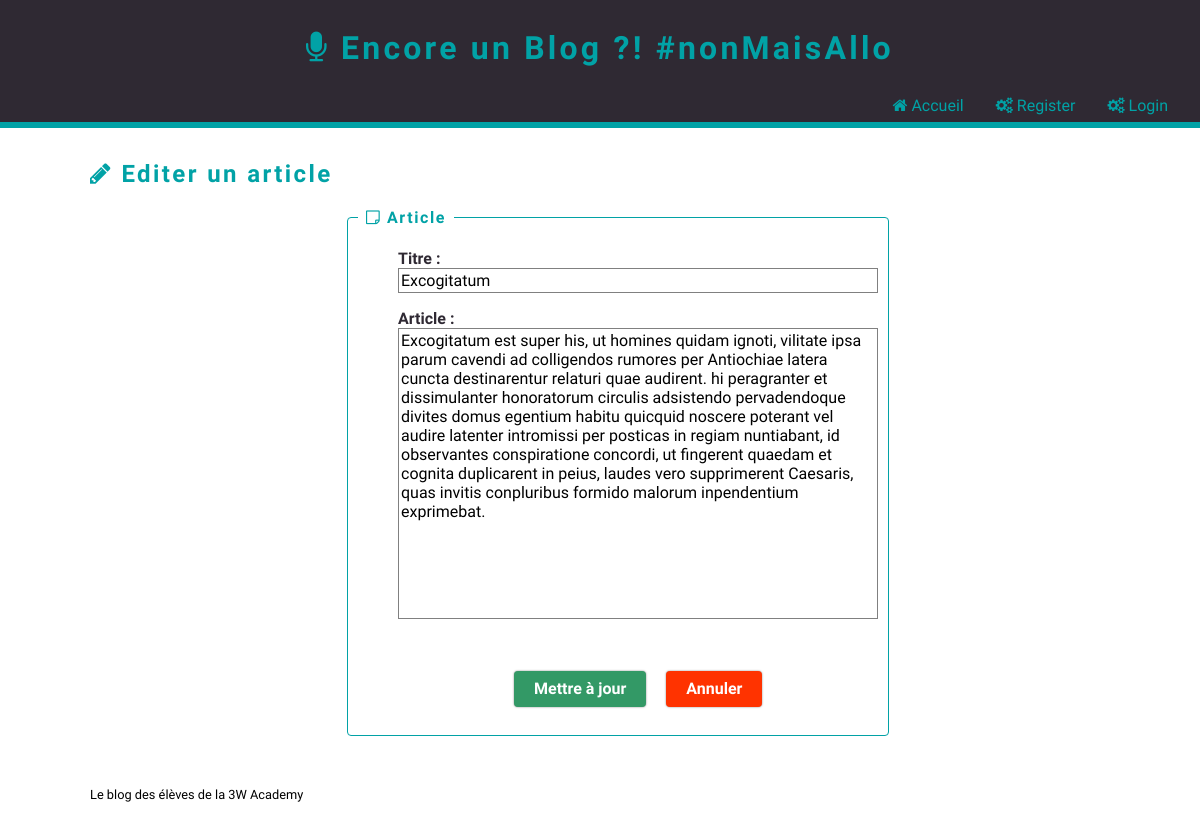
Screenshot of /upload.php?id=17 with the database file from the repository.
### tables this page shows
CREATE TABLE `Post` (
  `post_id` int(11) NOT NULL,
  `post_title` varchar(100) NOT NULL,
  `post_contents` text NOT NULL,
  `post_dateCreation` datetime NOT NULL,
  `author_id` int(11) NOT NULL,
  `category_id` int(11) NOT NULL
);

### upload.phtml (the view)
<h2><i class="fa fa-pencil"></i> Editer un article</h2>
<form class="generic-form" action="upload.php?id=<?=$_GET["id"]?>" method="post">
    <fieldset>
        <legend><i class="fa fa-sticky-note-o"></i> Article</legend>
        <ul>
            <li>
                <label for="title" >Titre :</label>
                <input type="text" id="title" name="title" value="<?=$postUpload['post_title']?>" data-idvalue="<?=$postUpload['post_id']?>">
            </li>
            <li>
                <label class="textarea" for="contents">Article :</label>
                <textarea id="contents" name="contents" rows="15"><?=$postUpload['post_contents']?></textarea>
            </li>
            <li>
                <button class="button button-primary" type="submit" >Mettre à jour</button>
                <a class="button button-cancel" href="index.php">Annuler</a>
            </li>
        </ul>
    </fieldset>
</form>

### upload.php (shortened to what this page needs)
<?php
$pdo = new PDO('mysql:host=localhost;dbname=blog', 'root', 'troiswa');
$pdo->exec('SET NAMES UTF8');
if(empty($_POST) == false){
    $query = $pdo->prepare
    (
        'UPDATE `Post`
        SET post_title=?, post_contents=?
        WHERE post_id=?'
    );
    $query->execute([$_POST['title'], $_POST['contents'], $_GET['id']]);
    header("Location:admin.php");
    exit();
} else {
    $query = $pdo->prepare
    (
        'SELECT `post_id`, `post_title`, `post_contents`  FROM `Post`WHERE post_id=?'
    );
    $query->execute([$_GET['id']]);
    $postUpload = $query->fetch(PDO::FETCH_ASSOC);
    include 'layout.phtml';
}
?>

### layout.phtml (shortened to what this page needs)
<!DOCTYPE html>
<html lang="fr">
<head>
    <link rel="stylesheet" href="css/normalize-3.0.3.min.css">
    <link rel="stylesheet" href="css/font-awesome.min.css">
    <link rel="stylesheet" href="css/blog-main.css">
    <link rel="stylesheet" href="css/blog-theme.css">
    <link rel="stylesheet" href="css/ui-button.css">
    <link rel="stylesheet" href="css/ui-form.css">
</head>
<body>
    <header class="blog-header">
        <h1><a href="index.php"><i class="fa fa-microphone"></i> Encore un Blog ?! #nonMaisAllo</a></h1>
        <nav>
            <?php if(empty($_SESSION)) {?>
            <a href="login.php"><i class="fa fa-cogs"></i> Login</a>
            <a href="register.php"><i class="fa fa-cogs"></i> Register</a>
            <?php };?>
            <a href="index.php"><i class="fa fa-home"></i> Accueil</a>
        </nav>
    </header>
      <main>
        <?php include $template.'.phtml' ?>
    </main>
    <footer class="blog-footer">
        <small>Le blog des élèves de la 3W Academy</small>
    </footer>
</body>
</html>

### css/blog-main.css (style rules this page uses)
* { box-sizing: border-box; }
a { text-decoration: none; }
form { margin-top: 2em; }
form fieldset { border-radius: 4px; }
form fieldset legend { padding: 0 0.5em; }

### css/blog-theme.css (style rules this page uses)
a { color: #01A2A6; transition: all 0.25s; }
body { background: url('../images/theme/paper.png') repeat; font-family: 'Dosis', sans-serif; }
h1 { height: 96px; margin: 0; font-family: 'Amatic SC', cursive; line-height: 96px; text-align: center; }
h1, h2 { color: #01A2A6; letter-spacing: 0.1em; }
header { height: 128px; margin-bottom: 2em; background-color: #2F2933; border-bottom: 6px solid #01A2A6; }
header nav a { float: right; margin-right: 2em; }
footer, main { margin: 0 auto; width: 85%; }
footer { margin-bottom: 3em; margin-top: 3em; }

### css/ui-button.css (style rules this page uses)
.button { display: inline-block; padding: 0.375em 1.25em; border: none; border-radius: 4px; box-shadow: 0 0 2px 0 rgba(0, 0, 0, 0.5); font-weight: bold; line-height: 1.5em; text-decoration: none; transition: background-color 0.25s, box-shadow 0.25s; }
.button + .button { margin-left: 1em; }
.button-cancel { background-color: #FF3300; color: white; }
.button-primary { background-color: #339966; color: white; }

### css/ui-form.css (style rules this page uses)
.generic-form { margin: 0 auto; width: 50%; }
.generic-form fieldset { border-color: #01A2A6; }
.generic-form fieldset legend { color: #01A2A6; font-weight: bold; letter-spacing: 0.1em; }
.generic-form input[type="password"], .generic-form input[type="text"], .generic-form select, .generic-form textarea { padding: 2px; border: 1px solid grey; transition: background-color 0.33s; }
.generic-form input[type="password"], .generic-form input[type="text"], .generic-form select, .generic-form textarea { width: 30em; }
.generic-form textarea { resize: none; }
.generic-form ul { list-style-type: none; }
.generic-form ul li { margin: 1em 0; }
.generic-form ul li:last-child { margin-left: 116px; margin-top: 3em; }
.generic-form ul li label { display: inline-block; color: #2F2933; font-weight: bold; }
.generic-form ul li label.textarea { vertical-align: top; }
.generic-form ul li label { width: 112px; }

### rows the page displays
post: title "Excogitatum", contents "Excogitatum est super his, ut homines quidam ignoti, vilitate ipsa parum cavendi ad colligendos rumores per Antiochiae latera cuncta destinarentur relaturi quae audirent. hi peragranter et dissimulanter honoratorum circulis adsistendo pervadendoque divites domus egentium habitu quicquid noscere poterant vel audire latenter intromissi per posticas in regiam nuntiabant, id observantes conspiratione concordi, ut fingerent quaedam et cognita duplicarent in peius, laudes vero supprimerent Caesaris, quas invitis conpluribus formido malorum inpendentium exprimebat."
